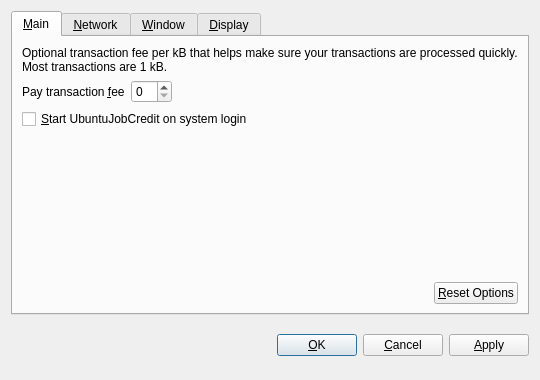
<?xml version="1.0" encoding="UTF-8"?>
<ui version="4.0">
 <class>OptionsDialog</class>
 <widget class="QDialog" name="OptionsDialog">
  <property name="geometry">
   <rect>
    <x>0</x>
    <y>0</y>
    <width>540</width>
    <height>380</height>
   </rect>
  </property>
  <property name="windowTitle">
   <string>Options</string>
  </property>
  <property name="modal">
   <bool>true</bool>
  </property>
  <layout class="QVBoxLayout" name="verticalLayout">
   <item>
    <widget class="QTabWidget" name="tabWidget">
     <property name="tabPosition">
      <enum>QTabWidget::North</enum>
     </property>
     <property name="currentIndex">
      <number>0</number>
     </property>
     <widget class="QWidget" name="tabMain">
      <attribute name="title">
       <string>&amp;Main</string>
      </attribute>
      <layout class="QVBoxLayout" name="verticalLayout_Main">
       <item>
        <widget class="QLabel" name="transactionFeeInfoLabel">
         <property name="text">
          <string>Optional transaction fee per kB that helps make sure your transactions are processed quickly. Most transactions are 1 kB.</string>
         </property>
         <property name="textFormat">
          <enum>Qt::PlainText</enum>
         </property>
         <property name="wordWrap">
          <bool>true</bool>
         </property>
        </widget>
       </item>
       <item>
        <layout class="QHBoxLayout" name="horizontalLayout_1_Main">
         <item>
          <widget class="QLabel" name="transactionFeeLabel">
           <property name="text">
            <string>Pay transaction &amp;fee</string>
           </property>
           <property name="textFormat">
            <enum>Qt::PlainText</enum>
           </property>
           <property name="buddy">
            <cstring>transactionFee</cstring>
           </property>
          </widget>
         </item>
         <item>
          <widget class="BitcoinAmountField" name="transactionFee"/>
         </item>
         <item>
          <spacer name="horizontalSpacer_1_Main">
           <property name="orientation">
            <enum>Qt::Horizontal</enum>
           </property>
           <property name="sizeHint" stdset="0">
            <size>
             <width>40</width>
             <height>20</height>
            </size>
           </property>
          </spacer>
         </item>
        </layout>
       </item>
       <item>
        <widget class="QCheckBox" name="bitcoinAtStartup">
         <property name="toolTip">
          <string>Automatically start UbuntuJobCredit after logging in to the system.</string>
         </property>
         <property name="text">
          <string>&amp;Start UbuntuJobCredit on system login</string>
         </property>
        </widget>
       </item>
       <item>
        <spacer name="verticalSpacer_Main">
         <property name="orientation">
          <enum>Qt::Vertical</enum>
         </property>
         <property name="sizeHint" stdset="0">
          <size>
           <width>20</width>
           <height>40</height>
          </size>
         </property>
        </spacer>
       </item>
       <item>
        <layout class="QHBoxLayout" name="horizontalLayout_2_Main">
         <item>
          <spacer name="horizontalSpacer_2_Main">
           <property name="orientation">
            <enum>Qt::Horizontal</enum>
           </property>
           <property name="sizeHint" stdset="0">
            <size>
             <width>40</width>
             <height>20</height>
            </size>
           </property>
          </spacer>
         </item>
         <item>
          <widget class="QPushButton" name="resetButton">
           <property name="toolTip">
            <string>Reset all client options to default.</string>
           </property>
           <property name="text">
            <string>&amp;Reset Options</string>
           </property>
           <property name="autoDefault">
            <bool>false</bool>
           </property>
          </widget>
         </item>
        </layout>
       </item>
      </layout>
     </widget>
     <widget class="QWidget" name="tabNetwork">
      <attribute name="title">
       <string>&amp;Network</string>
      </attribute>
      <layout class="QVBoxLayout" name="verticalLayout_Network">
       <item>
        <widget class="QCheckBox" name="mapPortUpnp">
         <property name="toolTip">
          <string>Automatically open the UbuntuJobCredit client port on the router. This only works when your router supports UPnP and it is enabled.</string>
         </property>
         <property name="text">
          <string>Map port using &amp;UPnP</string>
         </property>
        </widget>
       </item>
       <item>
        <widget class="QCheckBox" name="connectSocks">
         <property name="toolTip">
          <string>Connect to the UbuntuJobCredit network through a SOCKS proxy (e.g. when connecting through Tor).</string>
         </property>
         <property name="text">
          <string>&amp;Connect through SOCKS proxy:</string>
         </property>
        </widget>
       </item>
       <item>
        <layout class="QHBoxLayout" name="horizontalLayout_Network">
         <item>
          <widget class="QLabel" name="proxyIpLabel">
           <property name="text">
            <string>Proxy &amp;IP:</string>
           </property>
           <property name="textFormat">
            <enum>Qt::PlainText</enum>
           </property>
           <property name="buddy">
            <cstring>proxyIp</cstring>
           </property>
          </widget>
         </item>
         <item>
          <widget class="QValidatedLineEdit" name="proxyIp">
           <property name="maximumSize">
            <size>
             <width>140</width>
             <height>16777215</height>
            </size>
           </property>
           <property name="toolTip">
            <string>IP address of the proxy (e.g. 127.0.0.1)</string>
           </property>
          </widget>
         </item>
         <item>
          <widget class="QLabel" name="proxyPortLabel">
           <property name="text">
            <string>&amp;Port:</string>
           </property>
           <property name="textFormat">
            <enum>Qt::PlainText</enum>
           </property>
           <property name="buddy">
            <cstring>proxyPort</cstring>
           </property>
          </widget>
         </item>
         <item>
          <widget class="QLineEdit" name="proxyPort">
           <property name="maximumSize">
            <size>
             <width>55</width>
             <height>16777215</height>
            </size>
           </property>
           <property name="toolTip">
            <string>Port of the proxy (e.g. 9050)</string>
           </property>
          </widget>
         </item>
         <item>
          <widget class="QLabel" name="socksVersionLabel">
           <property name="text">
            <string>SOCKS &amp;Version:</string>
           </property>
           <property name="textFormat">
            <enum>Qt::PlainText</enum>
           </property>
           <property name="buddy">
            <cstring>socksVersion</cstring>
           </property>
          </widget>
         </item>
         <item>
          <widget class="QValueComboBox" name="socksVersion">
           <property name="toolTip">
            <string>SOCKS version of the proxy (e.g. 5)</string>
           </property>
          </widget>
         </item>
         <item>
          <spacer name="horizontalSpacer_Network">
           <property name="orientation">
            <enum>Qt::Horizontal</enum>
           </property>
           <property name="sizeHint" stdset="0">
            <size>
             <width>40</width>
             <height>20</height>
            </size>
           </property>
          </spacer>
         </item>
        </layout>
       </item>
       <item>
        <spacer name="verticalSpacer_Network">
         <property name="orientation">
          <enum>Qt::Vertical</enum>
         </property>
         <property name="sizeHint" stdset="0">
          <size>
           <width>20</width>
           <height>40</height>
          </size>
         </property>
        </spacer>
       </item>
      </layout>
     </widget>
     <widget class="QWidget" name="tabWindow">
      <attribute name="title">
       <string>&amp;Window</string>
      </attribute>
      <layout class="QVBoxLayout" name="verticalLayout_Window">
       <item>
        <widget class="QCheckBox" name="minimizeToTray">
         <property name="toolTip">
          <string>Show only a tray icon after minimizing the window.</string>
         </property>
         <property name="text">
          <string>&amp;Minimize to the tray instead of the taskbar</string>
         </property>
        </widget>
       </item>
       <item>
        <widget class="QCheckBox" name="minimizeOnClose">
         <property name="toolTip">
          <string>Minimize instead of exit the application when the window is closed. When this option is enabled, the application will be closed only after selecting Quit in the menu.</string>
         </property>
         <property name="text">
          <string>M&amp;inimize on close</string>
         </property>
        </widget>
       </item>
       <item>
        <spacer name="verticalSpacer_Window">
         <property name="orientation">
          <enum>Qt::Vertical</enum>
         </property>
         <property name="sizeHint" stdset="0">
          <size>
           <width>20</width>
           <height>40</height>
          </size>
         </property>
        </spacer>
       </item>
      </layout>
     </widget>
     <widget class="QWidget" name="tabDisplay">
      <attribute name="title">
       <string>&amp;Display</string>
      </attribute>
      <layout class="QVBoxLayout" name="verticalLayout_Display">
       <item>
        <layout class="QHBoxLayout" name="horizontalLayout_1_Display">
         <item>
          <widget class="QLabel" name="langLabel">
           <property name="text">
            <string>User Interface &amp;language:</string>
           </property>
           <property name="textFormat">
            <enum>Qt::PlainText</enum>
           </property>
           <property name="buddy">
            <cstring>lang</cstring>
           </property>
          </widget>
         </item>
         <item>
          <widget class="QValueComboBox" name="lang">
           <property name="toolTip">
            <string>The user interface language can be set here. This setting will take effect after restarting UbuntuJobCredit.</string>
           </property>
          </widget>
         </item>
        </layout>
       </item>
       <item>
        <layout class="QHBoxLayout" name="horizontalLayout_2_Display">
         <item>
          <widget class="QLabel" name="unitLabel">
           <property name="text">
            <string>&amp;Unit to show amounts in:</string>
           </property>
           <property name="textFormat">
            <enum>Qt::PlainText</enum>
           </property>
           <property name="buddy">
            <cstring>unit</cstring>
           </property>
          </widget>
         </item>
         <item>
          <widget class="QValueComboBox" name="unit">
           <property name="toolTip">
            <string>Choose the default subdivision unit to show in the interface and when sending coins.</string>
           </property>
          </widget>
         </item>
        </layout>
       </item>
       <item>
        <widget class="QCheckBox" name="displayAddresses">
         <property name="toolTip">
          <string>Whether to show UbuntuJobCredit addresses in the transaction list or not.</string>
         </property>
         <property name="text">
          <string>&amp;Display addresses in transaction list</string>
         </property>
        </widget>
       </item>
       <item>
        <spacer name="verticalSpacer_Display">
         <property name="orientation">
          <enum>Qt::Vertical</enum>
         </property>
         <property name="sizeHint" stdset="0">
          <size>
           <width>20</width>
           <height>40</height>
          </size>
         </property>
        </spacer>
       </item>
      </layout>
     </widget>
    </widget>
   </item>
   <item>
    <layout class="QHBoxLayout" name="horizontalLayout_Buttons">
     <item>
      <spacer name="horizontalSpacer_1">
       <property name="orientation">
        <enum>Qt::Horizontal</enum>
       </property>
       <property name="sizeHint" stdset="0">
        <size>
         <width>40</width>
         <height>48</height>
        </size>
       </property>
      </spacer>
     </item>
     <item>
      <widget class="QLabel" name="statusLabel">
       <property name="font">
        <font>
         <weight>75</weight>
         <bold>true</bold>
        </font>
       </property>
       <property name="text">
        <string/>
       </property>
       <property name="textFormat">
        <enum>Qt::PlainText</enum>
       </property>
       <property name="wordWrap">
        <bool>true</bool>
       </property>
      </widget>
     </item>
     <item>
      <spacer name="horizontalSpacer_2">
       <property name="orientation">
        <enum>Qt::Horizontal</enum>
       </property>
       <property name="sizeHint" stdset="0">
        <size>
         <width>40</width>
         <height>48</height>
        </size>
       </property>
      </spacer>
     </item>
     <item>
      <widget class="QPushButton" name="okButton">
       <property name="text">
        <string>&amp;OK</string>
       </property>
      </widget>
     </item>
     <item>
      <widget class="QPushButton" name="cancelButton">
       <property name="text">
        <string>&amp;Cancel</string>
       </property>
       <property name="autoDefault">
        <bool>false</bool>
       </property>
      </widget>
     </item>
     <item>
      <widget class="QPushButton" name="applyButton">
       <property name="text">
        <string>&amp;Apply</string>
       </property>
       <property name="autoDefault">
        <bool>false</bool>
       </property>
      </widget>
     </item>
    </layout>
   </item>
  </layout>
 </widget>
 <customwidgets>
  <customwidget>
   <class>BitcoinAmountField</class>
   <extends>QSpinBox</extends>
   <header>bitcoinamountfield.h</header>
  </customwidget>
  <customwidget>
   <class>QValueComboBox</class>
   <extends>QComboBox</extends>
   <header>qvaluecombobox.h</header>
  </customwidget>
  <customwidget>
   <class>QValidatedLineEdit</class>
   <extends>QLineEdit</extends>
   <header>qvalidatedlineedit.h</header>
  </customwidget>
 </customwidgets>
 <resources/>
 <connections/>
</ui>
